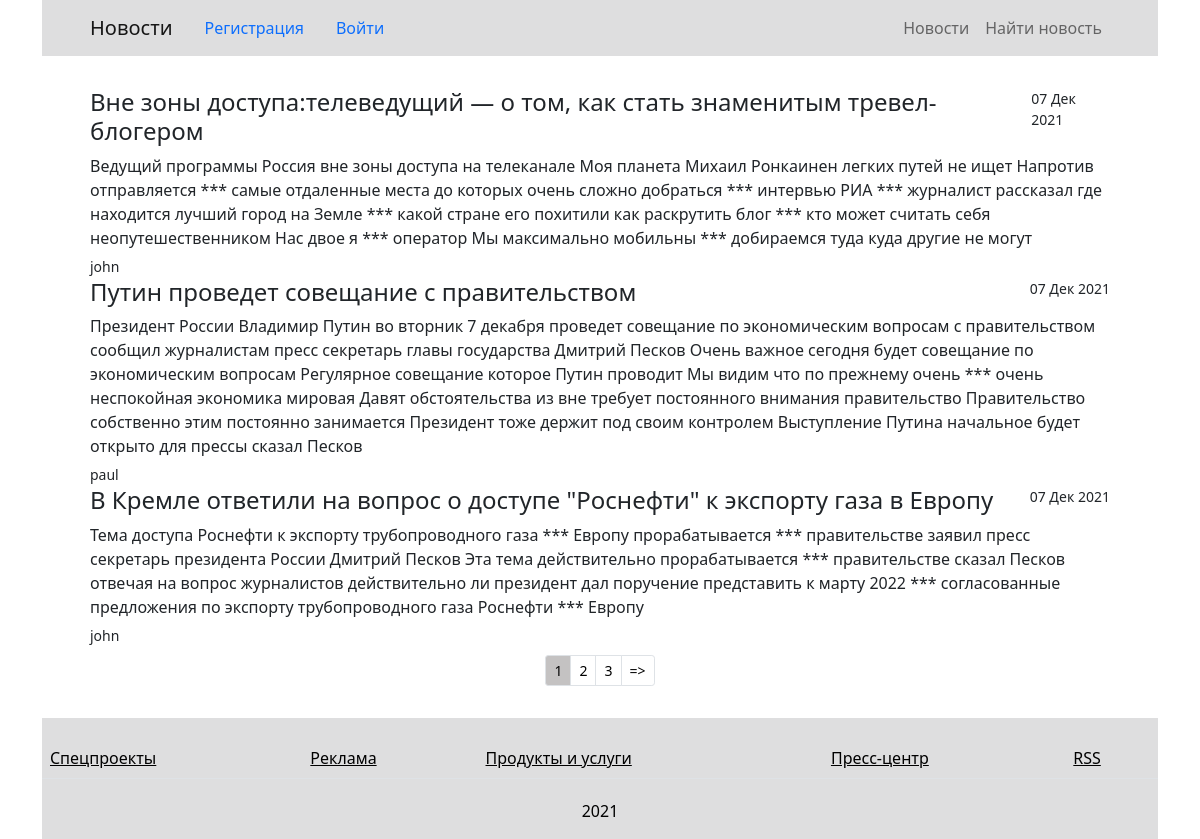
Page /news/ on the committed database.
### news/models.py (models this page shows, shortened)
class Post(models.Model):
    CHOICE_NEWS_OR_ARTICLE = [(1, 'News'), (2, 'Article')]
    news_or_article = models.IntegerField(choices=CHOICE_NEWS_OR_ARTICLE) # choises- список или кортеж,первым хранит значение, хранимое в БД, второй отображается виджетом формы
    header = models.CharField(max_length=255) # Первичный ключ доступен только для чтения
    text = models.TextField()
    date_time = models.DateTimeField(auto_now_add=True)
    rating = models.IntegerField(default=0)
    author = models.ForeignKey('Author', on_delete=models.CASCADE)
    categories = models.ManyToManyField('Category', through='PostCategory')

class Author(models.Model):
    user = models.OneToOneField(User, on_delete=models.CASCADE) # содержит аргументы полей модели
    rating = models.IntegerField(default=0)

### news/views.py (the view)
# urls.py: path('', Postlist.as_view()), # Список всех новостей
class Postlist(ListView):
    model = Post
    template_name = 'news.html'
    context_object_name = 'posts'
    paginate_by = 3
    queryset = Post.objects.order_by('-id')

### news/templatetags/Censor.py (called while the page is built)
@register.filter(name='censor')
def censor(value, arg='*'):
    list_value = re.split(r'\W+', value) # создаем из строки список слов, который нужно будет проверить на цензуру
    for word in list_value:
        if word.lower() in profanity_list: # сравниваем каждое слово со списком нежелательных слов
            list_value[list_value.index(word)] = arg # если находится плохое слово, заменяем его значением,заданным в arg
        else:
            word
    return ' '.join(list_value) # возвращаем отредактированную строку

### news/templatetags/auth_extras.py (called while the page is built)
@register.filter(name='has_group')
def has_group(user, common):
    group = Group.objects.get(name=common)
    return True if group in user.groups.all() else False

### templates/news.html (shortened to what this page needs)
{% extends 'flatpages/default.html' %}
{% load Censor %}
{% block content %}
<div class="container">
{% if posts %}
{% for post in posts %}
    <div class="list-group" style="@include media-breakpoint-down(md)">
        <div class=" flex-column align-items-start active">
            <div class="d-flex w-100 justify-content-between">
                <h4 class="">{{ post.header }}</h4>
                <small>{{post.date_time|date:'d M Y ' }}</small>
            </div>
        {% if   post.news_or_article == 2 %}
            <p class="mb-1">{{ post.text|truncatewords:50|censor:"***" }}</p>
        {% else %}
            <p class="mb-1">{{ post.text|censor:"***" }}</p>
        {% endif %}
            <small>{{ post.author.user }}</small>
        </div>
    </div>
{% endfor %}
{% else %}
    <p>Новостей нет!</p>
{% endif %}
    </div>
{% endblock content %}

### rows in the picture
Post: header "Вне зоны доступа:телеведущий — о том, как стать знаменитым тревел-блогером", date_time "07 Дек 2021", text|censor "Ведущий программы Россия вне зоны доступа на телеканале Моя планета Михаил Ронкаинен легких путей не ищет Напротив отправляется *** самые отдаленные места до которых очень сложно добраться *** интервью РИА *** журналист рассказал где находится лучший город на Земле *** какой стране его похитили как раскрутить блог *** кто может считать себя неопутешественником Нас двое я *** оператор Мы максимально мобильны *** добираемся туда куда другие не могут", author.user "john"
Post: header "Путин проведет совещание с правительством", date_time "07 Дек 2021", text|censor "Президент России Владимир Путин во вторник 7 декабря проведет совещание по экономическим вопросам с правительством сообщил журналистам пресс секретарь главы государства Дмитрий Песков Очень важное сегодня будет совещание по экономическим вопросам Регулярное совещание которое Путин проводит Мы видим что по прежнему очень *** очень неспокойная экономика мировая Давят обстоятельства из вне требует постоянного внимания правительство Правительство собственно этим постоянно занимается Президент тоже держит под своим контролем Выступление Путина начальное будет открыто для прессы сказал Песков", author.user "paul"
Post: header "В Кремле ответили на вопрос о доступе \"Роснефти\" к экспорту газа в Европу", date_time "07 Дек 2021", text|censor "Тема доступа Роснефти к экспорту трубопроводного газа *** Европу прорабатывается *** правительстве заявил пресс секретарь президента России Дмитрий Песков Эта тема действительно прорабатывается *** правительстве сказал Песков отвечая на вопрос журналистов действительно ли президент дал поручение представить к марту 2022 *** согласованные предложения по экспорту трубопроводного газа Роснефти *** Европу", author.user "john"

### other values in the picture
{{ p }} "1"
{{ p }} "2" "3"
